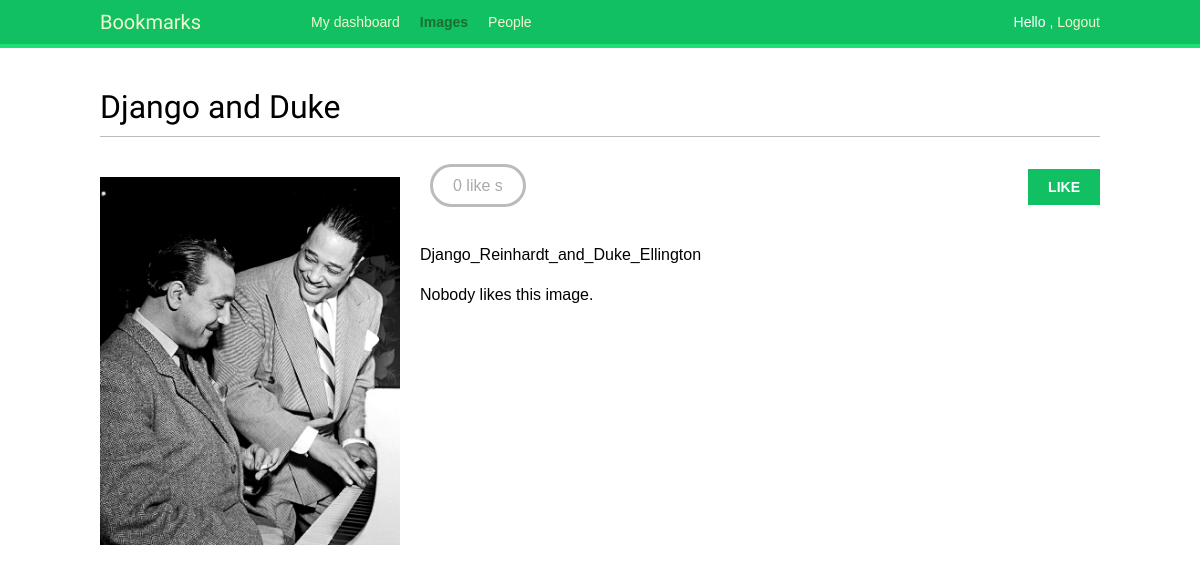
The app's page /images/detail/1/django-and-duke/ (signed in) with its own data.
### images/models.py (models this page shows, shortened)
class Image(models.Model):
    user = models.ForeignKey(
        settings.AUTH_USER_MODEL, related_name='images_created', on_delete=models.CASCADE)
    title = models.CharField(max_length=200)
    slug = models.SlugField(max_length=200, blank=True)
    url = models.URLField()
    image = models.ImageField(upload_to='images/%Y/%m/%d/')
    description = models.TextField(blank=True)
    created = models.DateField(auto_now_add=True, db_index=True)
    users_like = models.ManyToManyField(
        settings.AUTH_USER_MODEL, related_name='images_liked', blank=True)
    total_likes = models.PositiveIntegerField(db_index=True, default=0)

### images/views.py (the view)
# urls.py: path('detail/<int:id>/<slug:slug>/', views.image_detail, name="detail"),
def image_detail(request, id, slug):
    image = get_object_or_404(Image, id=id, slug=slug)
    return render(request,
                  'images/image/detail.html',
                  {'section': 'images',
                   'image': image})

### images/templates/images/image/detail.html (shortened to what this page needs)
{% extends 'base.html' %}
{% block content %}
    <h1>{{image.title}}</h1>
    {% load thumbnail %}
    {% thumbnail image.image "300" as im%}
        <a href="{{image.image.url}}">{{image.image_url}}
            <img src="{{im.url}}" class="image-detail">
        </a>
    {% endthumbnail %}
        {% with total_likes=image.users_like.count users_like=image.users_like.all %}
            <div class="image-info">
                <div>
                    <span class="count">
                        <span class = "total">{{total_likes}} </span>
                        like {{total_likes|pluralize}}
                    </span>
                    <a href="#" data-id="{{image.id}}" data-action="{% if request.user in users_like%}un{% endif %}like"
                    class="like button">
                        {% if request.user not in users_like %}
                            Like
                        {% else %}
                            Unlike
                        {% endif %}
                    </a>
                </div>
                {{image.description|linebreaks}}
            </div>
            <div class="image-likes">
                {% for user in image.likes_all  %}
                    <div>
                        <img src="{{user.profile.photo_url}}">
                        <p>
                            {{user.first_name}}
                        </p
                    </div>
                    {%empty%}
                    Nobody likes this image.
                {% endfor %}
            </div>
        {% endwith %}
{% endblock content %}

### account/static/css/base.css (style rules this page uses)
body { margin:0; padding:0; font-family:helvetica, sans-serif; }
p { line-height: 1.8; }
a { color:#12c064; text-decoration:none; }
h1, h2, h3, h4, h5 , h6 { font-family: 'Muli', sans-serif; font-weight:normal; }
h1 { border-bottom:1px solid #bbb; padding:0 0 10px 0; margin:10px 0 20px 0; }
input[type=submit], a.button { font-weight:bold; background:#12c064; color:#fff; padding:10px 20px; font-size:14px; text-transform:uppercase; }
.image-preview, .image-detail { max-width:300px; float:left; margin:0 20px 20px 0; }
.image-detail { margin-top:20px; }
.image-info div { padding:20px 0; overflow:auto; }
.count { color:#aaa; border:3px solid #bbb; border-radius:26px; padding:10px 20px; margin:20px 10px 0; }
a.like, a.follow { float:right; margin-top:-8px; }

### records on screen
Image: title "Django and Duke", description "Django_Reinhardt_and_Duke_Ellington"

### other values on screen
{{ total_likes }} "0"
